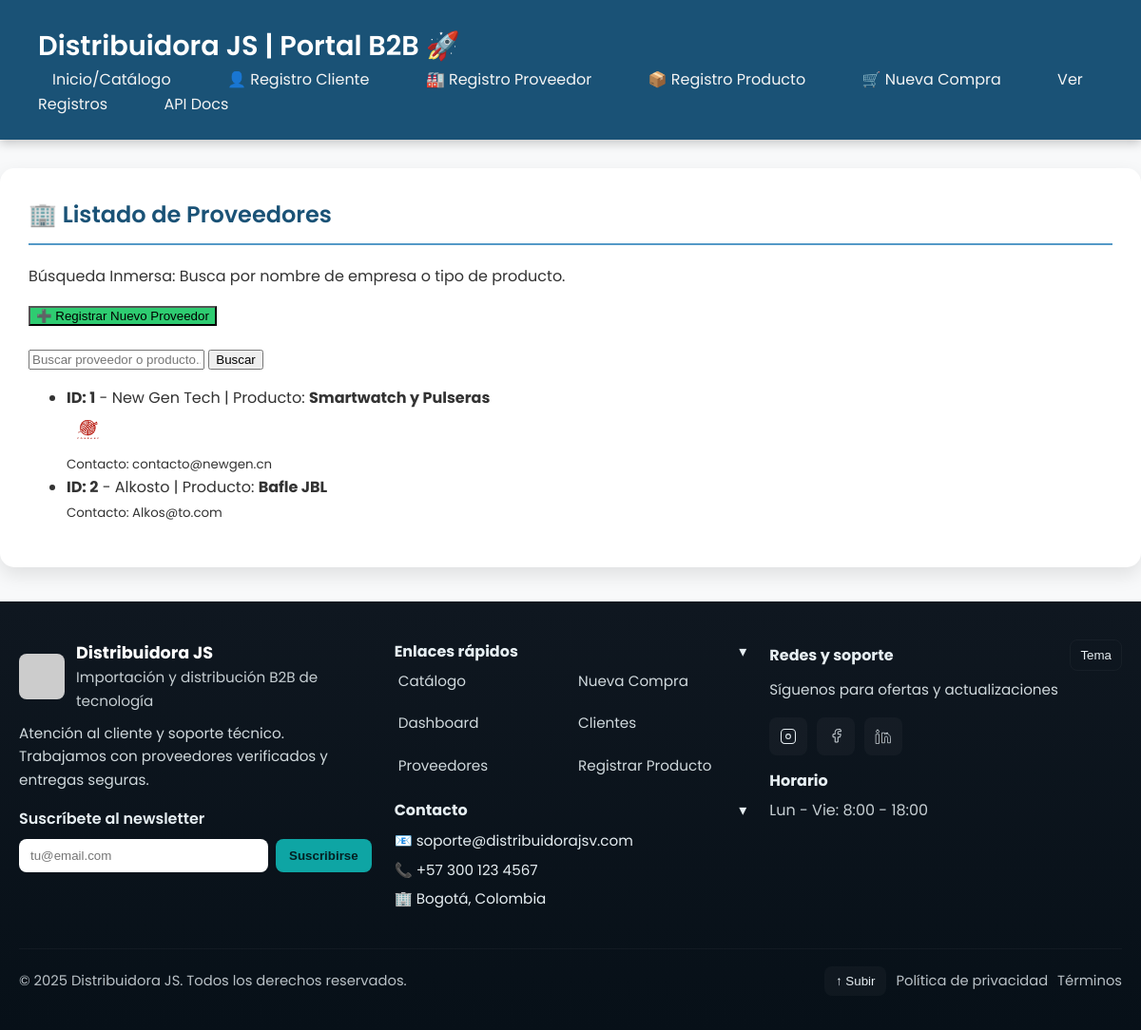
Page /empresas/listado on the committed database.
### models.py (models this page shows)
class EmpresaBase(BaseModel):
    nombre_empresa: str = Field(unique=True, index=True)
    contacto_nombre: str
    contacto_email: str
    pais_origen: str = "China"
    tipo_producto: str
    imagen_url: Optional[str] = None

class Empresa(EmpresaBase, table=True):
    compras: List["Compra"] = Relationship(back_populates="empresa")
    productos: List["Producto"] = Relationship(back_populates="empresa")

### main.py (the view)
@app.get("/empresas/listado", response_class=HTMLResponse, tags=["0. VISTAS"])
def read_empresas_html(request: Request, session: SessionDep, query: Optional[str] = None):
    statement = select(models.Empresa)
    if query:
        statement = statement.where(
            models.Empresa.nombre_empresa.contains(query) |
            models.Empresa.tipo_producto.contains(query)
        )
    empresas = session.exec(statement).all()
    return templates.TemplateResponse(
        request=request,
        name="empresas.html",
        context={"empresas": empresas, "titulo": "Listado de Proveedores", "query": query}
    )

### templates/empresas.html
{% extends "base.html" %}
{% block content %}
    <h2>🏢 {{ titulo }}</h2>
    <p>Búsqueda Inmersa: Busca por nombre de empresa o tipo de producto.</p>
    <div class="actions" style="margin-bottom: 20px;">
        <a href="/empresas/registro"><button style="background-color: #2ecc71;">➕ Registrar Nuevo Proveedor</button></a>
    </div>
    <form class="search-form" action="/empresas/listado" method="GET">
        <input type="text" name="query" placeholder="Buscar proveedor o producto..." value="{{ query or '' }}">
        <button type="submit">Buscar</button>
    </form>
    {% if empresas %}
        <ul class="data-list">
        {% for empresa in empresas %}
            <li>
                <div class="data-details">
                    <strong>ID: {{ empresa.id }}</strong> -
                    {{ empresa.nombre_empresa }} | Producto: <strong>{{ empresa.tipo_producto }}</strong>
                    {% if empresa.imagen_url %}
                        <br><img src="{{ empresa.imagen_url }}" alt="Logo" style="height: 30px; margin-top: 5px;">
                    {% endif %}
                </div>
                <div class="actions">
                    <small>Contacto: {{ empresa.contacto_email }}</small>
                </div>
            </li>
        {% endfor %}
        </ul>
    {% else %}
        <p>No se encontraron empresas con el criterio de búsqueda.</p>
    {% endif %}
{% endblock %}

### templates/base.html (style rules this page uses)
:root { --color-principal: #1a5276; --color-secundario: #5499c7; --color-contraste: #f39c12; --color-fondo: #f8f9fa; --color-texto: #333; --color-borde: #e0e0e0; --footer-bg: #0f1720; --footer-accent: #0ea5a4; --footer-text: #e6eef2; }
body { font-family: 'Poppins', sans-serif; margin: 0; background-color: var(--color-fondo); color: var(--color-texto); line-height: 1.6; }
h2 { color: var(--color-principal); border-bottom: 2px solid var(--color-secundario); padding-bottom: 10px; margin-top: 0; font-weight: 600; }

### rows in the picture
Empresa: id "1", nombre_empresa "New Gen Tech", tipo_producto "Smartwatch y Pulseras", imagen_url (picture), contacto_email "contacto@newgen.cn"
Empresa: id "2", nombre_empresa "Alkosto", tipo_producto "Bafle JBL", contacto_email "Alkos@to.com"

### other values in the picture
{{ titulo }} "Listado de Proveedores"
